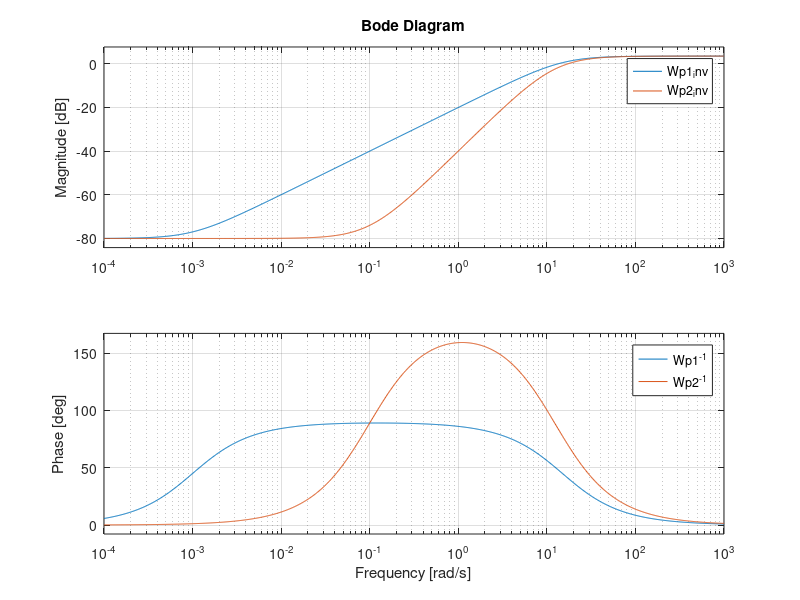

Write the MATLAB code that produced this figure.
close all
clear
clc

s = tf('s');

%% some function
% syms s1
% fplot(@(x) sin(x))
% hold on
% theta = deg2rad(60)
% fplot(@(x) sin(x-theta))
% R = 5.2;L = 2.39e-3;
% K1 = 100*L;K2 = K1*R/L;
% fplot(@(t) exp(-(t*(K1 + R))/(2*L))*(cosh((t*(K1^2 + 2*K1*R + R^2 - 4*K2*L)^(1/2))/(2*L)) - (sinh((t*(K1^2 + 2*K1*R + R^2 - 4*K2*L)^(1/2))/(2*L))*(K1 + R))/(K1^2 + 2*K1*R + R^2 - 4*K2*L)^(1/2)))

% 
% atan2(1,0)

% fplot(@(x) 20*log10(x))
% f1 = @(x) 10*exp(-10*x);
% f2 = @(x) 1*exp(-10*x);
% fplot(@(x) 10*exp(-0*x))
% k = -0.5;
% x_init = 10;
% fplot(@(x) 10*exp(k*x),[0 10])
% hold on
% fplot(@(x) 5*exp(k*x),[0 10])
% hold on
% fplot(@(x) x_init*exp(k*x),[0 10])
% expand((s1+1.367)^2)

%% transfer function
% w = {0.1,100};
% syms k

% L1 = 3/(s*(0.1*s+1));
% L2 = L1*(355/(s^2+1.1*s+355));
% C = 1*s^0;
% T1 = L1/(1+L1);
% T2 = L2/(1+L2);
% G0 = 246.7/(s^2+15.71*s+246.7);
% TD = 157.9/(s^2+25.13*s+157.9);
% Gf = (s^2+15.34*s+201.6)/(s^2+25.56*s+201.6);
% GT = TD*G0;
% G0f = Gf*G0;
% P1 = 987/(s^2+75.4*s+987);
% P2 = (1421/(s^2+67.86*s+1421))*((0.01*s+1)/(0.03*s+1))*(1/(0.035*s+1));
% [A,B,C,D] = tf2ss(246.7,[1,15.71,246.7]);
% G1 = 1/(0.1*s+1);
% % [A,B,C,D] = tf2ss(1,[0.1,1]);

% f = 30;
% ksi = 0.1;
% wd = 2*pi*f;
% wn = wd/((1-ksi^2)^0.5);
% G4 = wn^2/(s^2+2*ksi*wn*s+wn^2)

% A = [0,1;-246.7,-15.71];
% B = [0;246.7];
% C = [1,0];
% D = 0;
% sys1 = ss(A,B,C,D)
% [b,a] = ss2tf(A,B,C,D)
% 
% % A = [0,1;-10,-15];
% % B = [0;10];
% % C = [1,0];
% % D = 0;
% % sys2 = ss(A,B,C,D)
% % [b,a] = ss2tf(A,B,C,D)
% 
% A = [0,1;-987,-75.4];
% B = [0;987];
% C = [1,0];
% D = 0;
% sys3 = ss(A,B,C,D)
% [b,a] = ss2tf(A,B,C,D)
% 
% A = [0,1;-35890,-37.89];
% B = [0;35890];
% C = [1,0];
% D = 0;
% sys4 = ss(A,B,C,D)
% [b,a] = ss2tf(A,B,C,D)

% sys1 = 1/s;
% sys = (86.9*s+9691)/(s^2+136.7*s+10420)
% bode(sys)
% hinfnorm(sys)

% cascade lead compensator
% G0 = 10/(s*(s+1));
% Gc = (1+0.456*s)/(1+0.114*s);
% Gc0 = Gc*G0

%% state space
% first order close loop system 
% error system
% C = [1];
% D = 0;
% 
% k = 10;
% A = [-k];
% B = [1];
% sys1 = ss(A,B,C,D);
% 
% k = 10;
% A = [-k];
% B = [k];
% sys2 = ss(A,B,C,D);
% bode(sys2)
% 
% k = 10;
% A = [-k];
% B = [-k];
% sys3 = ss(A,B,C,D);
% step(sys3)
% 
% k = 15;
% A = [-k];
% B = [k];
% sys4 = ss(A,B,C,D);

% bandwidth(sys1)
% margin(sys1)
% linearSystemAnalyzer(sys1)

% second order open loop system
% k = 2;
% A = [0 1;-k^2 -2*k];
% B = [0;0];
% C = [0 1];
% D = 0;
% sys2 = ss(A,B,C,D);
% 
% A = [0 1;0 0];
% B = [0;1];
% C = [1 0];
% D = 0;
% sys3 = ss(A,B,C,D);

% non-minimun system
% A = [1 1 0;0 0 1;0 0 0];
% B = [0;0;1];
% C = [0 1 0];
% D = 0;
% sys3 = ss(A,B,C,D);
% [b,a] = ss2tf(A,B,C,D)

% butterworth
% fc = 100;
% fs = 10000;
% 
% [b,a] = butter(3,fc/(fs/2))

% lqr
% A = 0;
% B = 1;
% C = 1;
% D = 0;
% Q = 1;
% R = 1;
% sys = ss(A,B,C,D);
% [K,S,P] = lqr(sys,Q,R)

%% 参考khalil 12.4 Integral Control via Linearization
% 直接套公式即可
% J = 2.2951e-5;
% B = 1.1475e-5;
% Kp_v = 0.35;
% Ki_v = 140;
% Ki_v = Kp_v*Ki_v;
% P = 14;% number of pole
% phi_m = 0.00469;
% Km = 3*P/4 *phi_m;
% L = 2.39e-3;
% R = 5.2;
% wc = 130;
% Kp_i = wc*L;
% Ki_i = R/L;
% Ki_i = Kp_i*Ki_i;

% current closed loop
% syms R L w
% A = [-R/L 0;1 0];
% B = [1/L;0];
% K1 = w*L;
% K2 = K1*R/L;
% K = [K1 K2];
% A_cl = A - B*K
% eig(A_cl)

% velocity closed loop
% syms B J Km real
% syms Kp Ki real
% syms K1 K2 real
% 
% 
% K1 = Kp;
% K2 = Kp*Ki;
% 
% A = [-B/J 0;1 0];
% B = [Km/J;0];
% K = [K1 K2];
% A_cl = A - B*K
% eig(A_cl)
% 
% % Q = eye(2)
% % syms p11 p12 p21 p22
% % X = [p11 p12;p21 p22];
% % 
% % eqn = X*A_cl + A_cl'*X == -Q
% % S = solve(eqn,X)
% % 
% % P_1 = [S.p11 S.p12;S.p21 S.p22]
% % 
% % % eig(P_1)
% % P_1*A_cl + A_cl'*P_1

% cascade closed loop
% A = [-(B+Km*Kp_v)/J -Km*Kp_v*Ki_v/J     Km/J          0;
%            1          0                  0            0;
%            0          0             (-R-Kp_i)/L -Kp_i*Ki_i/L;
%            0          0                  1            0];
% eig(A)

% A = [-(B+Km*Kp_v)/J                      -Km*Ki_v/J                 Km/J              0;
%            1                               0                         0                0;
%      Kp_v*R/L-Kp_v*(B+Km*Kp_v)/J+Ki_v  Ki_v*R/L-Km*Ki_v*Kp_v/J (-R-Kp_i)/L+Km*Kp_v/J -Ki_i/L;
%            0                               0                         1                0];
% eig(A)

% H_infinity control
% G = (s-1)/(s+1)^2;
% W1 = makeweight(10,[1 0.1],0.01);
% W2 = makeweight(0.1,[32 0.32],1);
% W3 = makeweight(0.01,[1 0.1],10);
% tf(W1)
% [K,CL,gamma] = mixsyn(G,W1,W2,W3);
% S = feedback(1,G*K);
% KS = K*S;
% T = 1-S;
% bode(S,W1,1/W1)
% legend('S','W1','1/W1');

% bode
% G1 = 30*s^0;
% G2 = s+1;
% G3 = 1/((s+0.01)^2);
% G4 = 1/(s+10);
% G5 = G1*G2*G3*G4;
% bode(G1,G2,G3,G4,G5)
% legend("G1","G2","G3","G4","G5")

% G1 = 1/(s+1);
% G2 = 1/(s+10);
% bode(G1,G2)
% legend("G1","G2")

M = 1.5;
wb = 10;
A = 1.e-4;

% G1 = A*s^0;
% G2 = s/(A*wb)+1;
% G3 = 1/(s/(M*wb)+1);
% G4 = G1*G2*G3;
% bode(G1,G2,G3,G4)
% legend("G1","G2","G3","G4")

Wp1 = (s/M+wb)/(s+wb*A);
Wp1_inv = 1/Wp1;

Wp2 = (s/M^0.5+wb)^2/(s+wb*A^0.5)^2;
Wp2_inv = 1/Wp2;

bode(Wp1_inv,Wp2_inv)
legend("Wp1^{-1}","Wp2^{-1}")

